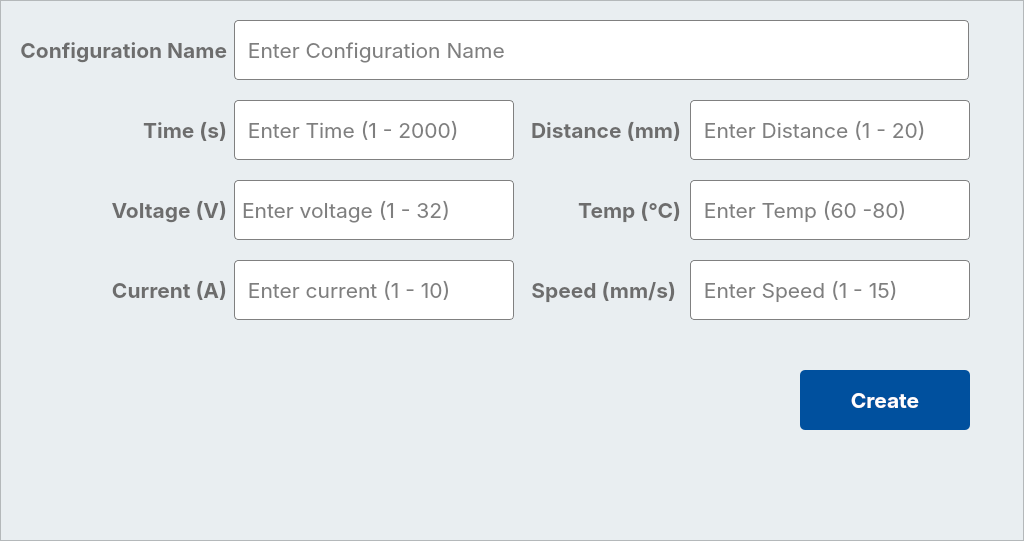
   <widget class="QFrame" name="screen_3">
    <property name="geometry">
     <rect>
      <x>0</x>
      <y>59</y>
      <width>1024</width>
      <height>541</height>
     </rect>
    </property>
    <property name="font">
     <font>
      <family>SF Pro Display</family>
      <pointsize>10</pointsize>
     </font>
    </property>
    <property name="styleSheet">
     <string notr="true">background-color: rgb(233, 238, 241);</string>
    </property>
    <property name="frameShape">
     <enum>QFrame::StyledPanel</enum>
    </property>
    <property name="frameShadow">
     <enum>QFrame::Raised</enum>
    </property>
    <widget class="QPushButton" name="button_4">
     <property name="geometry">
      <rect>
       <x>800</x>
       <y>370</y>
       <width>170</width>
       <height>60</height>
      </rect>
     </property>
     <property name="font">
      <font>
       <family>SF Pro Display</family>
       <pointsize>16</pointsize>
       <weight>75</weight>
       <bold>true</bold>
      </font>
     </property>
     <property name="styleSheet">
      <string notr="true">QPushButton#button_4 {
    color: #FFFFFF; /* White text */
    background-color: #00509E; /* Dark blue background for sufficient contrast */
    border-radius: 5px; /* Optional styling */
    padding: 5px 10px; /* Optional spacing */
}
QPushButton#button_4:hover {
    background-color: #003F7F; /* Slightly darker blue on hover */
}</string>
     </property>
     <property name="text">
      <string>Create</string>
     </property>
    </widget>
    <widget class="QLabel" name="label_18">
     <property name="geometry">
      <rect>
       <x>16</x>
       <y>30</y>
       <width>211</width>
       <height>41</height>
      </rect>
     </property>
     <property name="font">
      <font>
       <family>SF Pro Display</family>
       <pointsize>16</pointsize>
       <weight>75</weight>
       <bold>true</bold>
      </font>
     </property>
     <property name="styleSheet">
      <string notr="true">color: #6d6d6d;</string>
     </property>
     <property name="text">
      <string>Configuration Name</string>
     </property>
     <property name="alignment">
      <set>Qt::AlignRight|Qt::AlignTrailing|Qt::AlignVCenter</set>
     </property>
    </widget>
    <widget class="QLabel" name="label_21">
     <property name="geometry">
      <rect>
       <x>136</x>
       <y>110</y>
       <width>91</width>
       <height>41</height>
      </rect>
     </property>
     <property name="font">
      <font>
       <family>SF Pro Display</family>
       <pointsize>16</pointsize>
       <weight>75</weight>
       <bold>true</bold>
      </font>
     </property>
     <property name="styleSheet">
      <string notr="true">color: #6d6d6d;</string>
     </property>
     <property name="text">
      <string>Time (s)</string>
     </property>
     <property name="alignment">
      <set>Qt::AlignRight|Qt::AlignTrailing|Qt::AlignVCenter</set>
     </property>
    </widget>
    <widget class="QLabel" name="label_22">
     <property name="geometry">
      <rect>
       <x>106</x>
       <y>190</y>
       <width>121</width>
       <height>41</height>
      </rect>
     </property>
     <property name="font">
      <font>
       <family>SF Pro Display</family>
       <pointsize>16</pointsize>
       <weight>75</weight>
       <bold>true</bold>
      </font>
     </property>
     <property name="styleSheet">
      <string notr="true">color: #6d6d6d;</string>
     </property>
     <property name="text">
      <string>Voltage (V)</string>
     </property>
     <property name="alignment">
      <set>Qt::AlignRight|Qt::AlignTrailing|Qt::AlignVCenter</set>
     </property>
    </widget>
    <widget class="QLineEdit" name="input_3">
     <property name="geometry">
      <rect>
       <x>234</x>
       <y>20</y>
       <width>735</width>
       <height>60</height>
      </rect>
     </property>
     <property name="font">
      <font>
       <family>SF Pro Display</family>
       <pointsize>16</pointsize>
       <weight>50</weight>
       <bold>false</bold>
      </font>
     </property>
     <property name="styleSheet">
      <string notr="true">QLineEdit#input_3 {
    background-color: white;
    border: 1px solid gray;
    border-radius: 4px;
    padding: 5px;
}

/* When the user hovers over the input field */
QLineEdit#input_3:hover {
    background-color: #e0eef9;
}

/* When the input field is clicked/focused */
QLineEdit#input_3:focus {
    background-color: #cce7ff;
    border: 1px solid #0078d7; /* Optional: Highlight border */
}</string>
     </property>
     <property name="placeholderText">
      <string> Enter Configuration Name</string>
     </property>
     <property name="clearButtonEnabled">
      <bool>true</bool>
     </property>
    </widget>
    <widget class="QLineEdit" name="input_6">
     <property name="geometry">
      <rect>
       <x>234</x>
       <y>100</y>
       <width>280</width>
       <height>60</height>
      </rect>
     </property>
     <property name="font">
      <font>
       <family>SF Pro Display</family>
       <pointsize>16</pointsize>
       <weight>50</weight>
       <bold>false</bold>
      </font>
     </property>
     <property name="styleSheet">
      <string notr="true">QLineEdit#input_6 {
    background-color: white;
    border: 1px solid gray;
    border-radius: 4px;
    padding: 5px;
}

/* When the user hovers over the input field */
QLineEdit#input_6:hover {
    background-color: #e0eef9;
}

/* When the input field is clicked/focused */
QLineEdit#input_6:focus {
    background-color: #cce7ff;
    border: 1px solid #0078d7; /* Optional: Highlight border */
}</string>
     </property>
     <property name="placeholderText">
      <string> Enter Time (1 - 2000) </string>
     </property>
     <property name="clearButtonEnabled">
      <bool>true</bool>
     </property>
    </widget>
    <widget class="QLineEdit" name="input_7">
     <property name="geometry">
      <rect>
       <x>234</x>
       <y>180</y>
       <width>280</width>
       <height>60</height>
      </rect>
     </property>
     <property name="font">
      <font>
       <family>SF Pro Display</family>
       <pointsize>16</pointsize>
       <weight>50</weight>
       <bold>false</bold>
      </font>
     </property>
     <property name="styleSheet">
      <string notr="true">QLineEdit#input_7 {
    background-color: white;
    border: 1px solid gray;
    border-radius: 4px;
    padding: 5px;
}

/* When the user hovers over the input field */
QLineEdit#input_7:hover {
    background-color: #e0eef9;
}

/* When the input field is clicked/focused */
QLineEdit#input_7:focus {
    background-color: #cce7ff;
    border: 1px solid #0078d7; /* Optional: Highlight border */
}</string>
     </property>
     <property name="placeholderText">
      <string>Enter voltage (1 - 32)</string>
     </property>
     <property name="clearButtonEnabled">
      <bool>true</bool>
     </property>
    </widget>
    <widget class="QLabel" name="label_41">
     <property name="geometry">
      <rect>
       <x>106</x>
       <y>270</y>
       <width>121</width>
       <height>41</height>
      </rect>
     </property>
     <property name="font">
      <font>
       <family>SF Pro Display</family>
       <pointsize>16</pointsize>
       <weight>75</weight>
       <bold>true</bold>
      </font>
     </property>
     <property name="styleSheet">
      <string notr="true">color: #6d6d6d;</string>
     </property>
     <property name="text">
      <string>Current (A)</string>
     </property>
     <property name="alignment">
      <set>Qt::AlignRight|Qt::AlignTrailing|Qt::AlignVCenter</set>
     </property>
    </widget>
    <widget class="QLineEdit" name="input_8">
     <property name="geometry">
      <rect>
       <x>234</x>
       <y>260</y>
       <width>280</width>
       <height>60</height>
      </rect>
     </property>
     <property name="font">
      <font>
       <family>SF Pro Display</family>
       <pointsize>16</pointsize>
       <weight>50</weight>
       <bold>false</bold>
      </font>
     </property>
     <property name="styleSheet">
      <string notr="true">QLineEdit#input_8 {
    background-color: white;
    border: 1px solid gray;
    border-radius: 4px;
    padding: 5px;
}

/* When the user hovers over the input field */
QLineEdit#input_8:hover {
    background-color: #e0eef9;
}

/* When the input field is clicked/focused */
QLineEdit#input_8:focus {
    background-color: #cce7ff;
    border: 1px solid #0078d7; /* Optional: Highlight border */
}</string>
     </property>
     <property name="placeholderText">
      <string> Enter current (1 - 10) </string>
     </property>
     <property name="clearButtonEnabled">
      <bool>true</bool>
     </property>
    </widget>
    <widget class="QLabel" name="label_23">
     <property name="geometry">
      <rect>
       <x>170</x>
       <y>370</y>
       <width>551</width>
       <height>51</height>
      </rect>
     </property>
     <property name="font">
      <font>
       <family>SF Pro Display</family>
       <pointsize>14</pointsize>
      </font>
     </property>
     <property name="text">
      <string/>
     </property>
     <property name="alignment">
      <set>Qt::AlignCenter</set>
     </property>
    </widget>
    <widget class="QLabel" name="label_54">
     <property name="geometry">
      <rect>
       <x>530</x>
       <y>190</y>
       <width>151</width>
       <height>41</height>
      </rect>
     </property>
     <property name="font">
      <font>
       <family>SF Pro Display</family>
       <pointsize>16</pointsize>
       <weight>75</weight>
       <bold>true</bold>
      </font>
     </property>
     <property name="styleSheet">
      <string notr="true">color: #6d6d6d;</string>
     </property>
     <property name="text">
      <string>Temp (°C)</string>
     </property>
     <property name="alignment">
      <set>Qt::AlignRight|Qt::AlignTrailing|Qt::AlignVCenter</set>
     </property>
    </widget>
    <widget class="QLabel" name="label_53">
     <property name="geometry">
      <rect>
       <x>530</x>
       <y>270</y>
       <width>151</width>
       <height>41</height>
      </rect>
     </property>
     <property name="font">
      <font>
       <family>SF Pro Display</family>
       <pointsize>16</pointsize>
       <weight>75</weight>
       <bold>true</bold>
      </font>
     </property>
     <property name="styleSheet">
      <string notr="true">color: #6d6d6d;</string>
     </property>
     <property name="text">
      <string>Speed (mm/s) </string>
     </property>
     <property name="alignment">
      <set>Qt::AlignRight|Qt::AlignTrailing|Qt::AlignVCenter</set>
     </property>
    </widget>
    <widget class="QLabel" name="label_50">
     <property name="geometry">
      <rect>
       <x>520</x>
       <y>100</y>
       <width>161</width>
       <height>60</height>
      </rect>
     </property>
     <property name="font">
      <font>
       <family>SF Pro Display</family>
       <pointsize>16</pointsize>
       <weight>75</weight>
       <bold>true</bold>
      </font>
     </property>
     <property name="styleSheet">
      <string notr="true">color: #6d6d6d;</string>
     </property>
     <property name="text">
      <string>    Distance (mm)</string>
     </property>
     <property name="alignment">
      <set>Qt::AlignRight|Qt::AlignTrailing|Qt::AlignVCenter</set>
     </property>
    </widget>
    <widget class="QLineEdit" name="input_12">
     <property name="geometry">
      <rect>
       <x>690</x>
       <y>100</y>
       <width>280</width>
       <height>60</height>
      </rect>
     </property>
     <property name="font">
      <font>
       <family>SF Pro Display</family>
       <pointsize>16</pointsize>
       <weight>50</weight>
       <bold>false</bold>
      </font>
     </property>
     <property name="styleSheet">
      <string notr="true">QLineEdit#input_12{
    background-color: white;
    border: 1px solid gray;
    border-radius: 4px;
    padding: 5px;
}

/* When the user hovers over the input field */
QLineEdit#input_12:hover {
    background-color: #e0eef9;
}

/* When the input field is clicked/focused */
QLineEdit#input_12:focus {
    background-color: #cce7ff;
    border: 1px solid #0078d7; /* Optional: Highlight border */
}</string>
     </property>
     <property name="placeholderText">
      <string> Enter Distance (1 - 20) </string>
     </property>
     <property name="clearButtonEnabled">
      <bool>true</bool>
     </property>
    </widget>
    <widget class="QLineEdit" name="input_13">
     <property name="geometry">
      <rect>
       <x>690</x>
       <y>260</y>
       <width>280</width>
       <height>60</height>
      </rect>
     </property>
     <property name="font">
      <font>
       <family>SF Pro Display</family>
       <pointsize>16</pointsize>
       <weight>50</weight>
       <bold>false</bold>
      </font>
     </property>
     <property name="styleSheet">
      <string notr="true">QLineEdit#input_13 {
    background-color: white;
    border: 1px solid gray;
    border-radius: 4px;
    padding: 5px;
}

/* When the user hovers over the input field */
QLineEdit#input_13:hover {
    background-color: #e0eef9;
}

/* When the input field is clicked/focused */
QLineEdit#input_13:focus {
    background-color: #cce7ff;
    border: 1px solid #0078d7; /* Optional: Highlight border */
}</string>
     </property>
     <property name="placeholderText">
      <string> Enter Speed (1 - 15)</string>
     </property>
     <property name="clearButtonEnabled">
      <bool>true</bool>
     </property>
    </widget>
    <widget class="QLineEdit" name="input_14">
     <property name="geometry">
      <rect>
       <x>690</x>
       <y>180</y>
       <width>280</width>
       <height>60</height>
      </rect>
     </property>
     <property name="font">
      <font>
       <family>SF Pro Display</family>
       <pointsize>16</pointsize>
       <weight>50</weight>
       <bold>false</bold>
      </font>
     </property>
     <property name="styleSheet">
      <string notr="true">QLineEdit#input_14 {
    background-color: white;
    border: 1px solid gray;
    border-radius: 4px;
    padding: 5px;
}

/* When the user hovers over the input field */
QLineEdit#input_14:hover {
    background-color: #e0eef9;
}

/* When the input field is clicked/focused */
QLineEdit#input_14:focus {
    background-color: #cce7ff;
    border: 1px solid #0078d7; /* Optional: Highlight border */
}</string>
     </property>
     <property name="placeholderText">
      <string> Enter Temp (60 -80) </string>
     </property>
     <property name="clearButtonEnabled">
      <bool>true</bool>
     </property>
    </widget>
   </widget>
